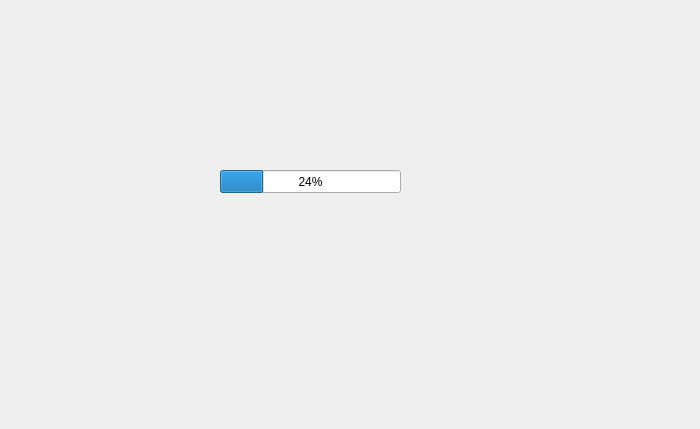
<?xml version="1.0" encoding="UTF-8"?>
<ui version="4.0">
 <class>LoadingAnimation</class>
 <widget class="QDialog" name="LoadingAnimation">
  <property name="geometry">
   <rect>
    <x>0</x>
    <y>0</y>
    <width>700</width>
    <height>429</height>
   </rect>
  </property>
  <property name="windowTitle">
   <string>Dialog</string>
  </property>
  <widget class="QProgressBar" name="progressBar">
   <property name="geometry">
    <rect>
     <x>220</x>
     <y>170</y>
     <width>181</width>
     <height>23</height>
    </rect>
   </property>
   <property name="value">
    <number>24</number>
   </property>
  </widget>
 </widget>
 <resources/>
 <connections/>
</ui>
